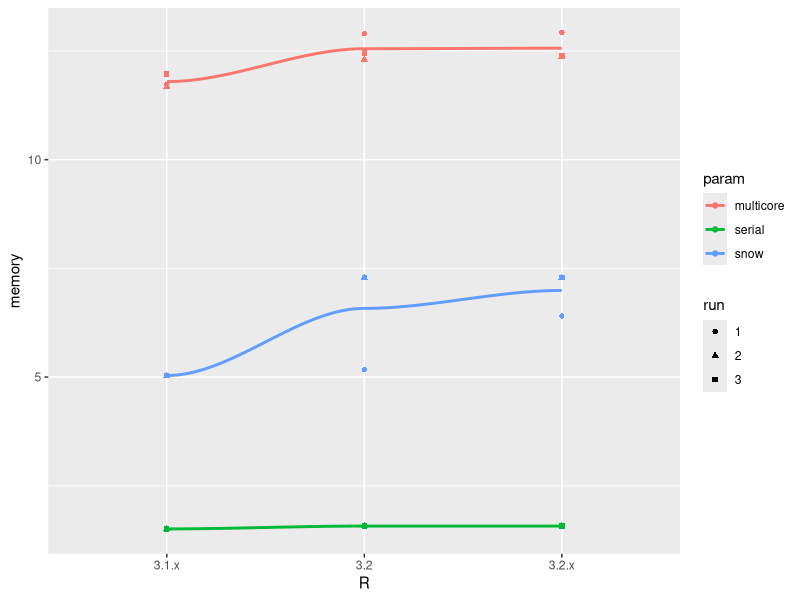
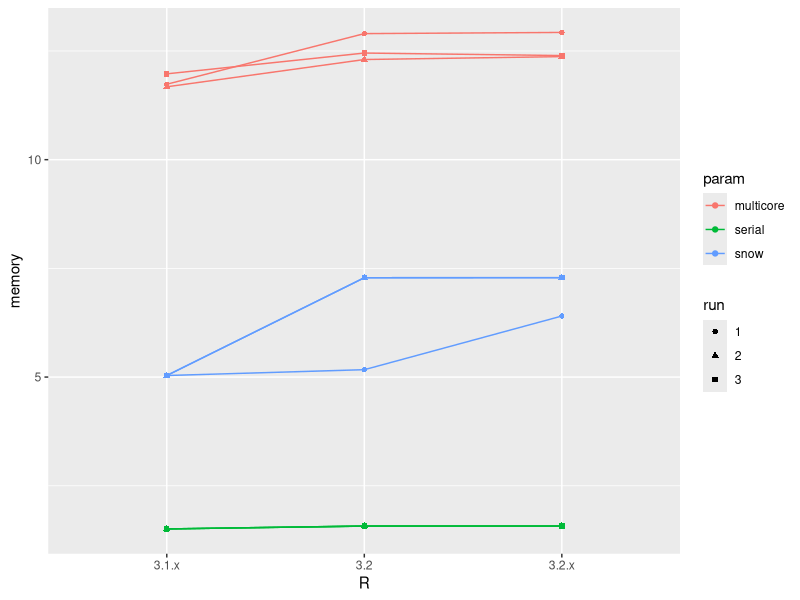
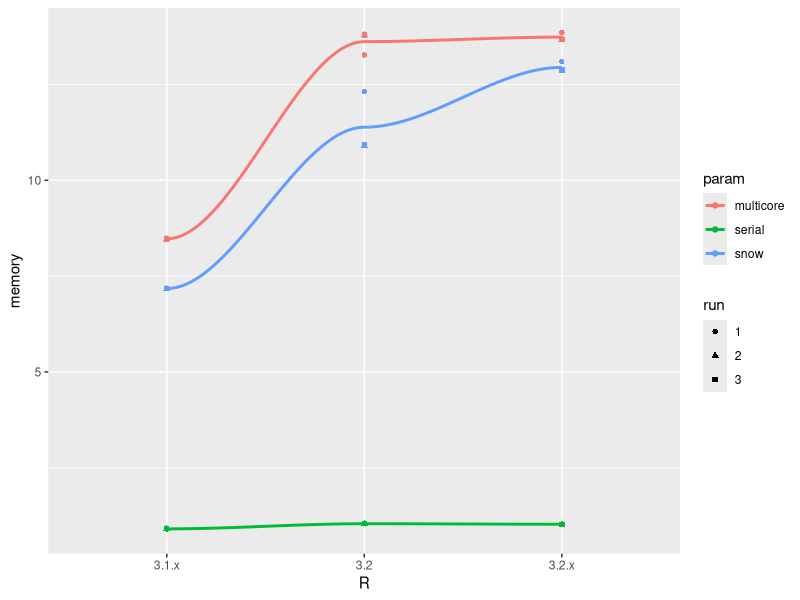
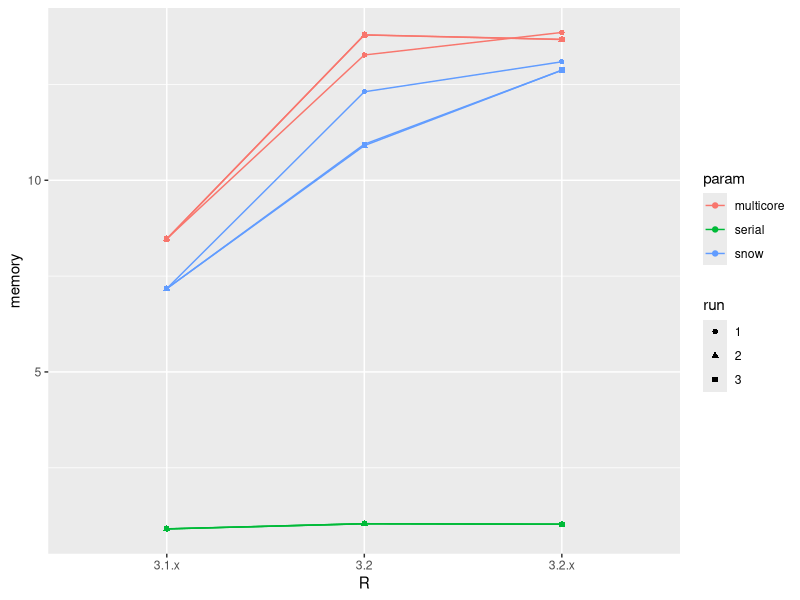

Source code (R) for these figures, in order:
## ---- chunk 1
df <- data.frame(
    memory = c(
        6.404, 5.170, 5.036,
        12.926, 12.899, 11.735,
        1.573, 1.573, 1.508,
        7.286, 7.285, 5.036,
        12.370, 12.303, 11.676,
        1.574, 1.574, 1.508,
        7.286, 7.285, 5.036,
        12.394, 12.452, 11.974,
        1.574, 1.574, 1.508
    ),
    R = factor(rep(c('3.2.x', '3.2', '3.1.x'), 3),
        levels = c('3.1.x', '3.2', '3.2.x')),
    param = rep(c('snow', 'multicore', 'serial'), each = 3),
    run = factor(rep(1:3, each = 9))
)
knitr::kable(df, format = 'html')
## ---- chunk 2
library('ggplot2')
ggplot(df, aes(y = memory, x = R, colour = param, shape = run, group = param)) + geom_point() + geom_smooth(method = loess, se = FALSE)

## One line per run
ggplot(df, aes(y = memory, x = R, colour = param, shape = run, group = paste0(df$param, df$run))) + geom_point() + geom_line()
## ---- chunk 3
df2 <- data.frame(
    memory = c(
        13.091, 12.308, 7.175,
        13.856, 13.268, 8.475,
        1.027, 1.040, 927.723 / 1024,
        12.871, 10.904, 7.174,
        13.671, 13.789, 8.475,
        1.029, 1.042, 927.723 / 1024,
        12.871, 10.940, 7.174,
        13.675, 13.793, 8.465,
        1.028, 1.042, 931.301 / 1024
    ),
    R = factor(rep(c('3.2.x', '3.2', '3.1.x'), 3),
        levels = c('3.1.x', '3.2', '3.2.x')),
    param = rep(c('snow', 'multicore', 'serial'), each = 3),
    run = factor(rep(1:3, each = 9))
)
knitr::kable(df2, format = 'html', digits = 3)
## ---- chunk 4
ggplot(df2, aes(y = memory, x = R, colour = param, shape = run, group = param)) + geom_point() + geom_smooth(method = loess, se = FALSE)

## One line per run
ggplot(df2, aes(y = memory, x = R, colour = param, shape = run, group = paste0(df2$param, df2$run))) + geom_point() + geom_line()
